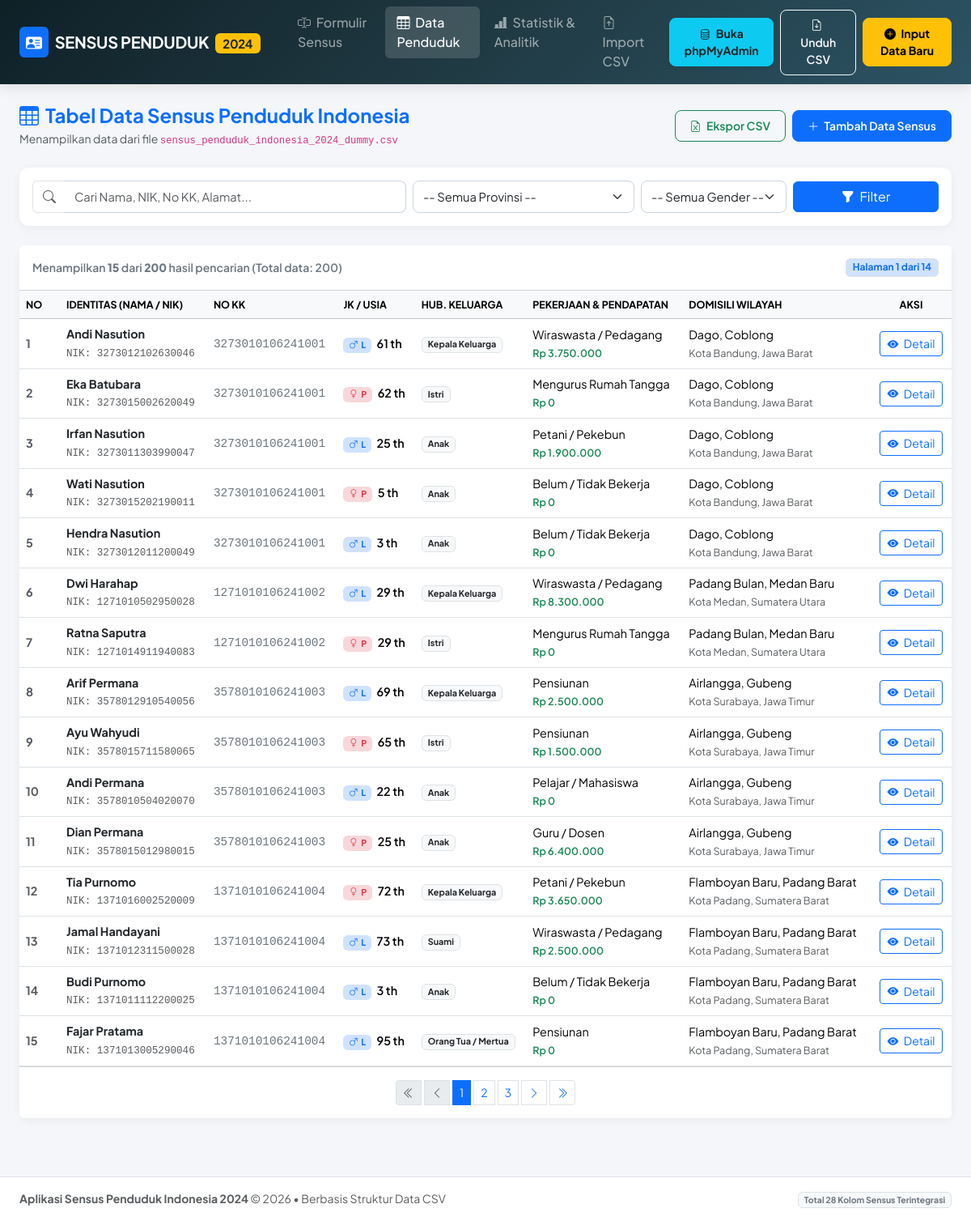
The app's page /data.php with its own data.
### tables this page shows
CREATE TABLE `penduduk` (
  `id` int(11) NOT NULL AUTO_INCREMENT,
  `no_urut` int(11) DEFAULT NULL,
  `no_kk` varchar(20) NOT NULL,
  `nik` varchar(20) NOT NULL,
  `nama_lengkap` varchar(150) NOT NULL,
  `hubungan_keluarga` varchar(50) NOT NULL,
  `jenis_kelamin` enum('Laki-laki','Perempuan') NOT NULL,
  `tempat_lahir` varchar(100) NOT NULL,
  `tanggal_lahir` varchar(20) NOT NULL,
  `umur` int(11) NOT NULL,
  `agama` varchar(50) NOT NULL,
  `status_perkawinan` varchar(50) NOT NULL,
  `partisipasi_sekolah` varchar(50) NOT NULL,
  `pendidikan_tertinggi` varchar(50) NOT NULL,
  `kegiatan_utama` varchar(50) NOT NULL,
  `lapangan_pekerjaan` varchar(100) NOT NULL,
  `estimasi_pendapatan` bigint(20) DEFAULT 0,
  `jaminan_kesehatan` varchar(50) NOT NULL,
  `disabilitas` varchar(50) NOT NULL,
  `provinsi` varchar(100) NOT NULL,
  `kabupaten_kota` varchar(100) NOT NULL,
  `kecamatan` varchar(100) NOT NULL,
  `kelurahan_desa` varchar(100) NOT NULL,
  `alamat_domisili` text NOT NULL,
  `status_kepemilikan_bangunan` varchar(100) NOT NULL,
  `luas_lantai` int(11) NOT NULL,
  `sumber_air_minum` varchar(100) NOT NULL,
  `daya_listrik` varchar(50) NOT NULL,
  `fasilitas_sanitasi` varchar(50) NOT NULL,
  `created_at` timestamp NULL DEFAULT current_timestamp(),
  PRIMARY KEY (`id`)
);

### config.php (called while the page is built, shortened)
<?php
function get_db_connection() {
    static $pdo = null;
    if ($pdo === null) {
        try {
            $dsn = "mysql:host=" . DB_HOST . ";port=" . DB_PORT . ";dbname=" . DB_NAME . ";charset=utf8mb4";
            $pdo = new PDO($dsn, DB_USER, DB_PASS, [
                PDO::ATTR_ERRMODE => PDO::ERRMODE_EXCEPTION,
                PDO::ATTR_DEFAULT_FETCH_MODE => PDO::FETCH_ASSOC,
                PDO::ATTR_TIMEOUT => 3
            ]);
        } catch (PDOException $e) {
            $pdo = false;
        }
    }
    return $pdo;
}
function read_csv_records() {
    $pdo = get_db_connection();
    if ($pdo) {
        try {
            $stmt = $pdo->query("SELECT * FROM `penduduk` ORDER BY `id` ASC");
            $rows = $stmt->fetchAll();
            if ($rows !== false) {
                $records = [];
                foreach ($rows as $r) {
                    $records[] = [
                        'No' => (string)($r['no_urut'] ?? $r['id']),
                        'No KK' => (string)($r['no_kk'] ?? ''),
                        'NIK' => (string)($r['nik'] ?? ''),
                        'Nama Lengkap' => (string)($r['nama_lengkap'] ?? ''),
                        'Hubungan Keluarga' => (string)($r['hubungan_keluarga'] ?? ''),
                        'Jenis Kelamin' => (string)($r['jenis_kelamin'] ?? ''),
                        'Tempat Lahir' => (string)($r['tempat_lahir'] ?? ''),
                        'Tanggal Lahir' => (string)($r['tanggal_lahir'] ?? ''),
                        'Umur (Tahun)' => (string)($r['umur'] ?? '0'),
                        'Agama' => (string)($r['agama'] ?? ''),
                        'Status Perkawinan' => (string)($r['status_perkawinan'] ?? ''),
                        'Partisipasi Sekolah' => (string)($r['partisipasi_sekolah'] ?? ''),
                        'Pendidikan Tertinggi' => (string)($r['pendidikan_tertinggi'] ?? ''),
                        'Kegiatan Utama' => (string)($r['kegiatan_utama'] ?? ''),
                        'Lapangan Pekerjaan' => (string)($r['lapangan_pekerjaan'] ?? ''),
                        'Estimasi Pendapatan Bulanan (Rp)' => (string)($r['estimasi_pendapatan'] ?? '0'),
                        'Jaminan Kesehatan' => (string)($r['jaminan_kesehatan'] ?? ''),
                        'Disabilitas' => (string)($r['disabilitas'] ?? 'Tidak'),
                        'Provinsi' => (string)($r['provinsi'] ?? ''),
                        'Kabupaten/Kota' => (string)($r['kabupaten_kota'] ?? ''),
                        'Kecamatan' => (string)($r['kecamatan'] ?? ''),
                        'Kelurahan/Desa' => (string)($r['kelurahan_desa'] ?? ''),
                        'Alamat Domisili' => (string)($r['alamat_domisili'] ?? ''),
                        'Status Kepemilikan Bangunan' => (string)($r['status_kepemilikan_bangunan'] ?? ''),
                        'Luas Lantai (m2)' => (string)($r['luas_lantai'] ?? '0'),
                        'Sumber Air Minum' => (string)($r['sumber_air_minum'] ?? ''),
                        'Daya Listrik' => (string)($r['daya_listrik'] ?? ''),
                        'Fasilitas Sanitasi' => (string)($r['fasilitas_sanitasi'] ?? '')
                    ];
                }
                return $records;
            }
        } catch (Exception $e) {
        }
    }
    $records = [];
    return $records;
}
function format_rupiah($angka) {
    $num = preg_replace('/[^0-9]/', '', $angka);
    return 'Rp ' . number_format((float)$num, 0, ',', '.');
}

### data.php (the view, shortened to what this page needs)
<?php
require_once __DIR__ . '/config.php';
$all_records = read_csv_records();
$search = isset($_GET['q']) ? trim($_GET['q']) : '';
$filter_prov = isset($_GET['provinsi']) ? trim($_GET['provinsi']) : '';
$filter_jk = isset($_GET['jk']) ? trim($_GET['jk']) : '';
$filtered_records = array_filter($all_records, function($r) use ($search, $filter_prov, $filter_jk) {
    if ($filter_prov !== '' && ($r['Provinsi'] ?? '') !== $filter_prov) {
        return false;
    }
    if ($filter_jk !== '' && ($r['Jenis Kelamin'] ?? '') !== $filter_jk) {
        return false;
    }
    if ($search !== '') {
        $haystack = strtolower(
            ($r['Nama Lengkap'] ?? '') . ' ' .
            ($r['NIK'] ?? '') . ' ' .
            ($r['No KK'] ?? '') . ' ' .
            ($r['Alamat Domisili'] ?? '') . ' ' .
            ($r['Kecamatan'] ?? '') . ' ' .
            ($r['Kabupaten/Kota'] ?? '')
        );
        if (strpos($haystack, strtolower($search)) === false) {
            return false;
        }
    }
    return true;
});
$filtered_records = array_values($filtered_records);
$total_filtered = count($filtered_records);
$per_page = 15;
$total_pages = max(1, ceil($total_filtered / $per_page));
$page = isset($_GET['page']) ? max(1, min((int)$_GET['page'], $total_pages)) : 1;
$offset = ($page - 1) * $per_page;
$display_records = array_slice($filtered_records, $offset, $per_page);
require_once __DIR__ . '/header.php';
?>
<div class="d-flex flex-wrap justify-content-between align-items-center mb-4 gap-2">
    <div>
        <h4 class="fw-bold mb-1 text-primary">
            <i class="bi bi-table me-2"></i>Tabel Data Sensus Penduduk Indonesia
        </h4>
        <p class="text-muted mb-0 small">
            Menampilkan data dari file <code>sensus_penduduk_indonesia_2024_dummy.csv</code>
        </p>
    </div>
    <div class="d-flex gap-2">
        <a href="export.php" class="btn btn-outline-success btn-sm btn-action">
            <i class="bi bi-file-earmark-excel me-1"></i> Ekspor CSV
        </a>
        <a href="index.php" class="btn btn-primary btn-sm btn-action">
            <i class="bi bi-plus-lg me-1"></i> Tambah Data Sensus
        </a>
    </div>
</div>
<div class="card card-custom mb-4">
    <div class="card-body p-3">
        <form method="GET" action="data.php" class="row g-2 align-items-center">
            <div class="col-md-5">
                <div class="input-group">
                    <span class="input-group-text bg-white border-end-0"><i class="bi bi-search text-muted"></i></span>
                    <input type="text" name="q" class="form-control border-start-0"
                           placeholder="Cari Nama, NIK, No KK, Alamat..." value="<?= htmlspecialchars($search) ?>">
                </div>
            </div>
            <div class="col-md-3">
                <select name="provinsi" class="form-select">
                    <option value="">-- Semua Provinsi --</option>
                </select>
            </div>
            <div class="col-md-2">
                <select name="jk" class="form-select">
                    <option value="">-- Semua Gender --</option>
                </select>
            </div>
            <div class="col-md-2 d-flex gap-1">
                <button type="submit" class="btn btn-primary w-100">
                    <i class="bi bi-funnel-fill me-1"></i> Filter
                </button>
            </div>
        </form>
    </div>
</div>
<div class="card card-custom">
    <div class="card-header bg-white py-3 d-flex justify-content-between align-items-center">
        <span class="fw-semibold text-secondary small">
            Menampilkan <strong><?= count($display_records) ?></strong> dari <strong><?= $total_filtered ?></strong> hasil pencarian (Total data: <?= count($all_records) ?>)
        </span>
        <span class="badge bg-primary-subtle text-primary border">Halaman <?= $page ?> dari <?= $total_pages ?></span>
    </div>
    <div class="table-responsive">
        <table class="table table-hover align-middle mb-0" style="font-size: 0.9rem;">
            <thead class="table-light">
                <tr class="text-uppercase text-secondary" style="font-size: 0.78rem;">
                    <th style="width: 50px;">No</th>
                    <th>Identitas (Nama / NIK)</th>
                    <th>No KK</th>
                    <th>JK / Usia</th>
                    <th>Hub. Keluarga</th>
                    <th>Pekerjaan & Pendapatan</th>
                    <th>Domisili Wilayah</th>
                    <th class="text-center" style="width: 100px;">Aksi</th>
                </tr>
            </thead>
            <tbody>
                <?php if (empty($display_records)): ?>
                    <tr>
                        <td colspan="8" class="text-center py-5 text-muted">
                            <i class="bi bi-inbox fs-1 d-block mb-2 text-secondary"></i>
                            Tidak ada data kependudukan yang sesuai dengan kriteria pencarian.
                        </td>
                    </tr>
                <?php else: ?>
                    <?php foreach ($display_records as $idx => $r): ?>
                        <tr>
                            <td class="fw-bold text-muted"><?= htmlspecialchars($r['No'] ?? ($offset + $idx + 1)) ?></td>
                            <td>
                                <div class="fw-bold text-dark"><?= htmlspecialchars($r['Nama Lengkap'] ?? '-') ?></div>
                                <small class="text-muted font-monospace">NIK: <?= htmlspecialchars($r['NIK'] ?? '-') ?></small>
                            </td>
                            <td>
                                <span class="font-monospace text-secondary"><?= htmlspecialchars($r['No KK'] ?? '-') ?></span>
                            </td>
                            <td>
                                <?php if (($r['Jenis Kelamin'] ?? '') === 'Laki-laki'): ?>
                                    <span class="badge bg-primary-subtle text-primary"><i class="bi bi-gender-male me-1"></i>L</span>
                                <?php else: ?>
                                    <span class="badge bg-danger-subtle text-danger"><i class="bi bi-gender-female me-1"></i>P</span>
                                <?php endif; ?>
                                <span class="ms-1 fw-semibold"><?= htmlspecialchars($r['Umur (Tahun)'] ?? '-') ?> th</span>
                            </td>
                            <td>
                                <span class="badge bg-light text-dark border"><?= htmlspecialchars($r['Hubungan Keluarga'] ?? '-') ?></span>
                            </td>
                            <td>
                                <div><?= htmlspecialchars($r['Lapangan Pekerjaan'] ?? '-') ?></div>
                                <small class="text-success fw-semibold"><?= format_rupiah($r['Estimasi Pendapatan Bulanan (Rp)'] ?? '0') ?></small>
                            </td>
                            <td>
                                <div class="text-truncate" style="max-width: 220px;" title="<?= htmlspecialchars(($r['Kelurahan/Desa'] ?? '') . ', ' . ($r['Kecamatan'] ?? '') . ', ' . ($r['Kabupaten/Kota'] ?? '')) ?>">
                                    <?= htmlspecialchars($r['Kelurahan/Desa'] ?? '') ?>, <?= htmlspecialchars($r['Kecamatan'] ?? '') ?>
                                </div>
                                <small class="text-muted"><?= htmlspecialchars($r['Kabupaten/Kota'] ?? '') ?>, <?= htmlspecialchars($r['Provinsi'] ?? '') ?></small>
                            </td>
                            <td class="text-center">
                                <button type="button" class="btn btn-outline-primary btn-sm btn-detail"
                                        data-record='<?= json_encode($r, JSON_HEX_APOS | JSON_HEX_QUOT) ?>'>
                                    <i class="bi bi-eye-fill me-1"></i> Detail
                                </button>
                            </td>
                        </tr>
                    <?php endforeach; ?>
                <?php endif; ?>
            </tbody>
        </table>
    </div>
    <?php if ($total_pages > 1): ?>
        <div class="card-footer bg-white py-3">
            <nav aria-label="Navigasi Halaman">
                <ul class="pagination pagination-sm justify-content-center mb-0 gap-1">
                    <li class="page-item <?= ($page <= 1) ? 'disabled' : '' ?>">
                        <a class="page-link" href="?page=1&q=<?= urlencode($search) ?>&provinsi=<?= urlencode($filter_prov) ?>&jk=<?= urlencode($filter_jk) ?>">
                            <i class="bi bi-chevron-double-left"></i>
                        </a>
                    </li>
                    <li class="page-item <?= ($page <= 1) ? 'disabled' : '' ?>">
                        <a class="page-link" href="?page=<?= $page - 1 ?>&q=<?= urlencode($search) ?>&provinsi=<?= urlencode($filter_prov) ?>&jk=<?= urlencode($filter_jk) ?>">
                            <i class="bi bi-chevron-left"></i>
                        </a>
                    </li>
                    <?php
                    $start_p = max(1, $page - 2);
                    $end_p = min($total_pages, $page + 2);
                    for ($p = $start_p; $p <= $end_p; $p++): ?>
                        <li class="page-item <?= ($p == $page) ? 'active' : '' ?>">
                            <a class="page-link" href="?page=<?= $p ?>&q=<?= urlencode($search) ?>&provinsi=<?= urlencode($filter_prov) ?>&jk=<?= urlencode($filter_jk) ?>">
                                <?= $p ?>
                            </a>
                        </li>
                    <?php endfor; ?>
                    <li class="page-item <?= ($page >= $total_pages) ? 'disabled' : '' ?>">
                        <a class="page-link" href="?page=<?= $page + 1 ?>&q=<?= urlencode($search) ?>&provinsi=<?= urlencode($filter_prov) ?>&jk=<?= urlencode($filter_jk) ?>">
                            <i class="bi bi-chevron-right"></i>
                        </a>
                    </li>
                    <li class="page-item <?= ($page >= $total_pages) ? 'disabled' : '' ?>">
                        <a class="page-link" href="?page=<?= $total_pages ?>&q=<?= urlencode($search) ?>&provinsi=<?= urlencode($filter_prov) ?>&jk=<?= urlencode($filter_jk) ?>">
                            <i class="bi bi-chevron-double-right"></i>
                        </a>
                    </li>
                </ul>
            </nav>
        </div>
    <?php endif; ?>
</div>
<?php require_once __DIR__ . '/footer.php'; ?>

### records on screen
penduduk: No "1", nama_lengkap "Andi Nasution", nik "3273012102630046", no_kk "3273010106241001", jenis_kelamin "Laki-laki" (drawn), umur "61", hubungan_keluarga "Kepala Keluarga", lapangan_pekerjaan "Wiraswasta / Pedagang", estimasi_pendapatan "Rp 3.750.000", kelurahan_desa "Dago", kecamatan "Coblong", kabupaten_kota "Kota Bandung", provinsi "Jawa Barat"
penduduk: No "2", nama_lengkap "Eka Batubara", nik "3273015002620049", no_kk "3273010106241001", jenis_kelamin "Perempuan" (drawn), umur "62", hubungan_keluarga "Istri", lapangan_pekerjaan "Mengurus Rumah Tangga", estimasi_pendapatan "Rp 0", kelurahan_desa "Dago", kecamatan "Coblong", kabupaten_kota "Kota Bandung", provinsi "Jawa Barat"
penduduk: No "3", nama_lengkap "Irfan Nasution", nik "3273011303990047", no_kk "3273010106241001", jenis_kelamin "Laki-laki" (drawn), umur "25", hubungan_keluarga "Anak", lapangan_pekerjaan "Petani / Pekebun", estimasi_pendapatan "Rp 1.900.000", kelurahan_desa "Dago", kecamatan "Coblong", kabupaten_kota "Kota Bandung", provinsi "Jawa Barat"
penduduk: No "4", nama_lengkap "Wati Nasution", nik "3273015202190011", no_kk "3273010106241001", jenis_kelamin "Perempuan" (drawn), umur "5", hubungan_keluarga "Anak", lapangan_pekerjaan "Belum / Tidak Bekerja", estimasi_pendapatan "Rp 0", kelurahan_desa "Dago", kecamatan "Coblong", kabupaten_kota "Kota Bandung", provinsi "Jawa Barat"
penduduk: No "5", nama_lengkap "Hendra Nasution", nik "3273012011200049", no_kk "3273010106241001", jenis_kelamin "Laki-laki" (drawn), umur "3", hubungan_keluarga "Anak", lapangan_pekerjaan "Belum / Tidak Bekerja", estimasi_pendapatan "Rp 0", kelurahan_desa "Dago", kecamatan "Coblong", kabupaten_kota "Kota Bandung", provinsi "Jawa Barat"
penduduk: No "6", nama_lengkap "Dwi Harahap", nik "1271010502950028", no_kk "1271010106241002", jenis_kelamin "Laki-laki" (drawn), umur "29", hubungan_keluarga "Kepala Keluarga", lapangan_pekerjaan "Wiraswasta / Pedagang", estimasi_pendapatan "Rp 8.300.000", kelurahan_desa "Padang Bulan", kecamatan "Medan Baru", kabupaten_kota "Kota Medan", provinsi "Sumatera Utara"
penduduk: No "7", nama_lengkap "Ratna Saputra", nik "1271014911940083", no_kk "1271010106241002", jenis_kelamin "Perempuan" (drawn), umur "29", hubungan_keluarga "Istri", lapangan_pekerjaan "Mengurus Rumah Tangga", estimasi_pendapatan "Rp 0", kelurahan_desa "Padang Bulan", kecamatan "Medan Baru", kabupaten_kota "Kota Medan", provinsi "Sumatera Utara"
penduduk: No "8", nama_lengkap "Arif Permana", nik "3578012910540056", no_kk "3578010106241003", jenis_kelamin "Laki-laki" (drawn), umur "69", hubungan_keluarga "Kepala Keluarga", lapangan_pekerjaan "Pensiunan", estimasi_pendapatan "Rp 2.500.000", kelurahan_desa "Airlangga", kecamatan "Gubeng", kabupaten_kota "Kota Surabaya", provinsi "Jawa Timur"
penduduk: No "9", nama_lengkap "Ayu Wahyudi", nik "3578015711580065", no_kk "3578010106241003", jenis_kelamin "Perempuan" (drawn), umur "65", hubungan_keluarga "Istri", lapangan_pekerjaan "Pensiunan", estimasi_pendapatan "Rp 1.500.000", kelurahan_desa "Airlangga", kecamatan "Gubeng", kabupaten_kota "Kota Surabaya", provinsi "Jawa Timur"
penduduk: No "10", nama_lengkap "Andi Permana", nik "3578010504020070", no_kk "3578010106241003", jenis_kelamin "Laki-laki" (drawn), umur "22", hubungan_keluarga "Anak", lapangan_pekerjaan "Pelajar / Mahasiswa", estimasi_pendapatan "Rp 0", kelurahan_desa "Airlangga", kecamatan "Gubeng", kabupaten_kota "Kota Surabaya", provinsi "Jawa Timur"
penduduk: No "11", nama_lengkap "Dian Permana", nik "3578015012980015", no_kk "3578010106241003", jenis_kelamin "Perempuan" (drawn), umur "25", hubungan_keluarga "Anak", lapangan_pekerjaan "Guru / Dosen", estimasi_pendapatan "Rp 6.400.000", kelurahan_desa "Airlangga", kecamatan "Gubeng", kabupaten_kota "Kota Surabaya", provinsi "Jawa Timur"
penduduk: No "12", nama_lengkap "Tia Purnomo", nik "1371016002520009", no_kk "1371010106241004", jenis_kelamin "Perempuan" (drawn), umur "72", hubungan_keluarga "Kepala Keluarga", lapangan_pekerjaan "Petani / Pekebun", estimasi_pendapatan "Rp 3.650.000", kelurahan_desa "Flamboyan Baru", kecamatan "Padang Barat", kabupaten_kota "Kota Padang", provinsi "Sumatera Barat"
penduduk: No "13", nama_lengkap "Jamal Handayani", nik "1371012311500028", no_kk "1371010106241004", jenis_kelamin "Laki-laki" (drawn), umur "73", hubungan_keluarga "Suami", lapangan_pekerjaan "Wiraswasta / Pedagang", estimasi_pendapatan "Rp 2.500.000", kelurahan_desa "Flamboyan Baru", kecamatan "Padang Barat", kabupaten_kota "Kota Padang", provinsi "Sumatera Barat"
penduduk: No "14", nama_lengkap "Budi Purnomo", nik "1371011112200025", no_kk "1371010106241004", jenis_kelamin "Laki-laki" (drawn), umur "3", hubungan_keluarga "Anak", lapangan_pekerjaan "Belum / Tidak Bekerja", estimasi_pendapatan "Rp 0", kelurahan_desa "Flamboyan Baru", kecamatan "Padang Barat", kabupaten_kota "Kota Padang", provinsi "Sumatera Barat"
penduduk: No "15", nama_lengkap "Fajar Pratama", nik "1371013005290046", no_kk "1371010106241004", jenis_kelamin "Laki-laki" (drawn), umur "95", hubungan_keluarga "Orang Tua / Mertua", lapangan_pekerjaan "Pensiunan", estimasi_pendapatan "Rp 0", kelurahan_desa "Flamboyan Baru", kecamatan "Padang Barat", kabupaten_kota "Kota Padang", provinsi "Sumatera Barat"

### other values on screen
count($display_records) "15"
$total_filtered "200"
count($all_records) "200"
$page "1"
$total_pages "14"
